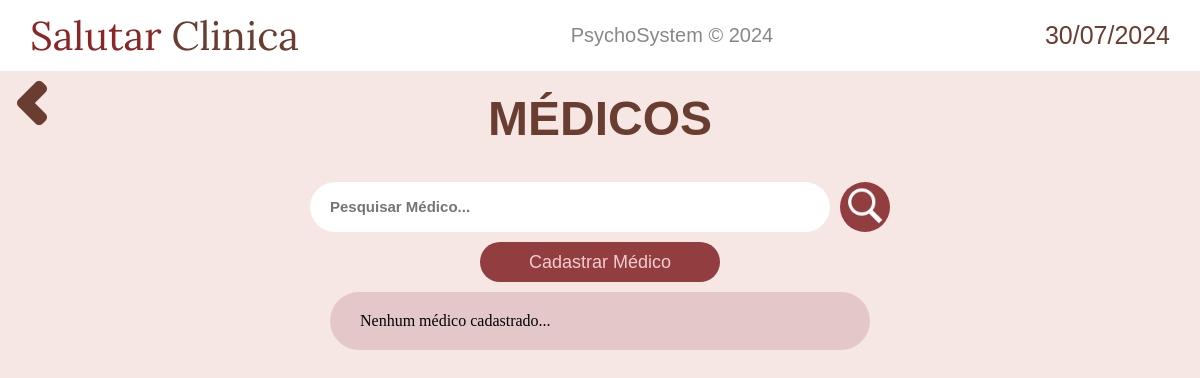
The page /medicos/ (signed in) on the database as committed earlier.
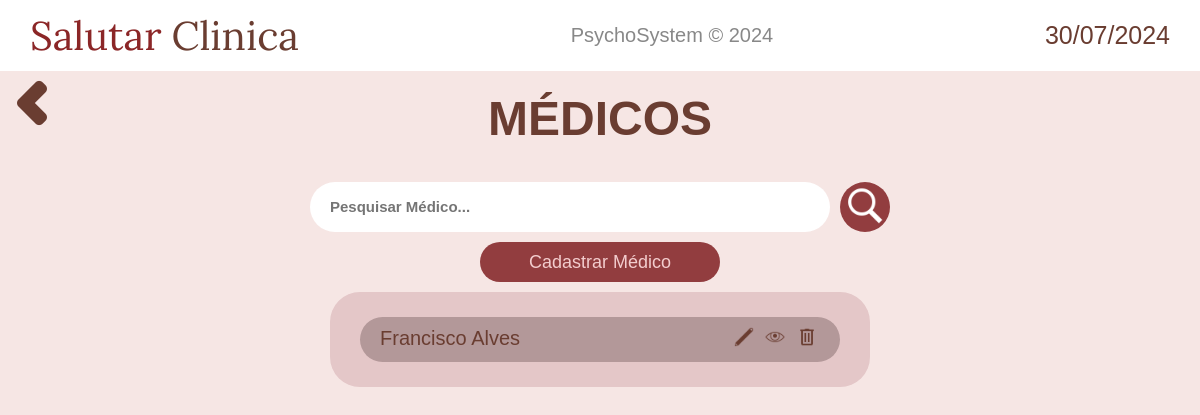
The same page on the database as committed later.
### medicos/models.py (models this page shows)
class Medico(models.Model):
    nome = models.CharField(max_length=50)
    cpf = models.CharField(max_length=20, unique=True)
    rg = models.CharField(max_length=20)
    numero_classe = models.CharField(max_length=20)
    profissao = models.CharField(max_length=20)

### medicos/views.py (the view)
# urls.py: path('', views.display_medicos, name="display_medicos"),
@login_required(login_url='home:login')
def display_medicos(request):
    medicos = Medico.objects.all()
    context_ = {
        'data_atual': data_atual,
        'medicos': medicos,
    }
    return render(request, 'medicos/display.html', context_)

### medicos/templates/medicos/display.html (shortened to what this page needs)
{% extends 'base.html' %}
{% load static %}
{% block content %}
<div style="display: flex;">
    <a href="{% url 'home:navegacao' %}" class="return-button"><img src="{% static 'home/imagens/chevron-left.png' %}" alt=""></a>
    <h2 class="welcome-text"><a href="{% url 'medicos:display_medicos' %}">MÉDICOS</a></h2>
</div>
<main style="flex-direction: column;">
    <form action="" method="get" style="justify-content: center; display: flex;">
        <input class="pesquisar-pacientes" type="text" id="search" name="q" placeholder="Pesquisar Médico...">
        <button type="submit" class="pesquisar-button">
            <img src="{% static 'pacientes/imagens/pesquisar-icon.png' %}" height="40" alt="">
        </button>
    </form>
    <a class="add-paciente-button" href="">
        Cadastrar Médico
    </a>
    <div class="mostrar-pacientes-container">
        {% if medicos %}
            {% for medico in medicos %}
                <div class="paciente-exibido">
                    <h4 style="font-weight: 500;">{{ medico.nome }}</h4>
                    <div class="icones-paciente">
                        <a href="" style="margin: 0 3px;">
                            <img height="20" src="{% static 'pacientes/imagens/editar-icon.png' %}" alt="">
                        </a>
                        <a href="" style="margin: 0 3px;">
                            <img height="20" src="{% static 'pacientes/imagens/ver-icon.png' %}" alt="">
                        </a>
                        <a href="#" class="opcao-deletar" style="margin: 0 3px;" data-modal-id="modal-{{ paciente.id }}">
                            <img height="20" src="{% static 'pacientes/imagens/excluir-icon.png' %}" alt="">
                        </a>
                    </div>
                </div>
            {% endfor %}
        {% else %}
            <h4 style="font-weight: 500;">Nenhum médico cadastrado...</h4>
        {% endif %}
    </div>
</main>
{% endblock content %}

Rows that differ between the two databases and show on the page:
added Medico: nome "Francisco Alves"
Other text that changed with them:
text no longer shown: "Nenhum médico cadastrado..."
